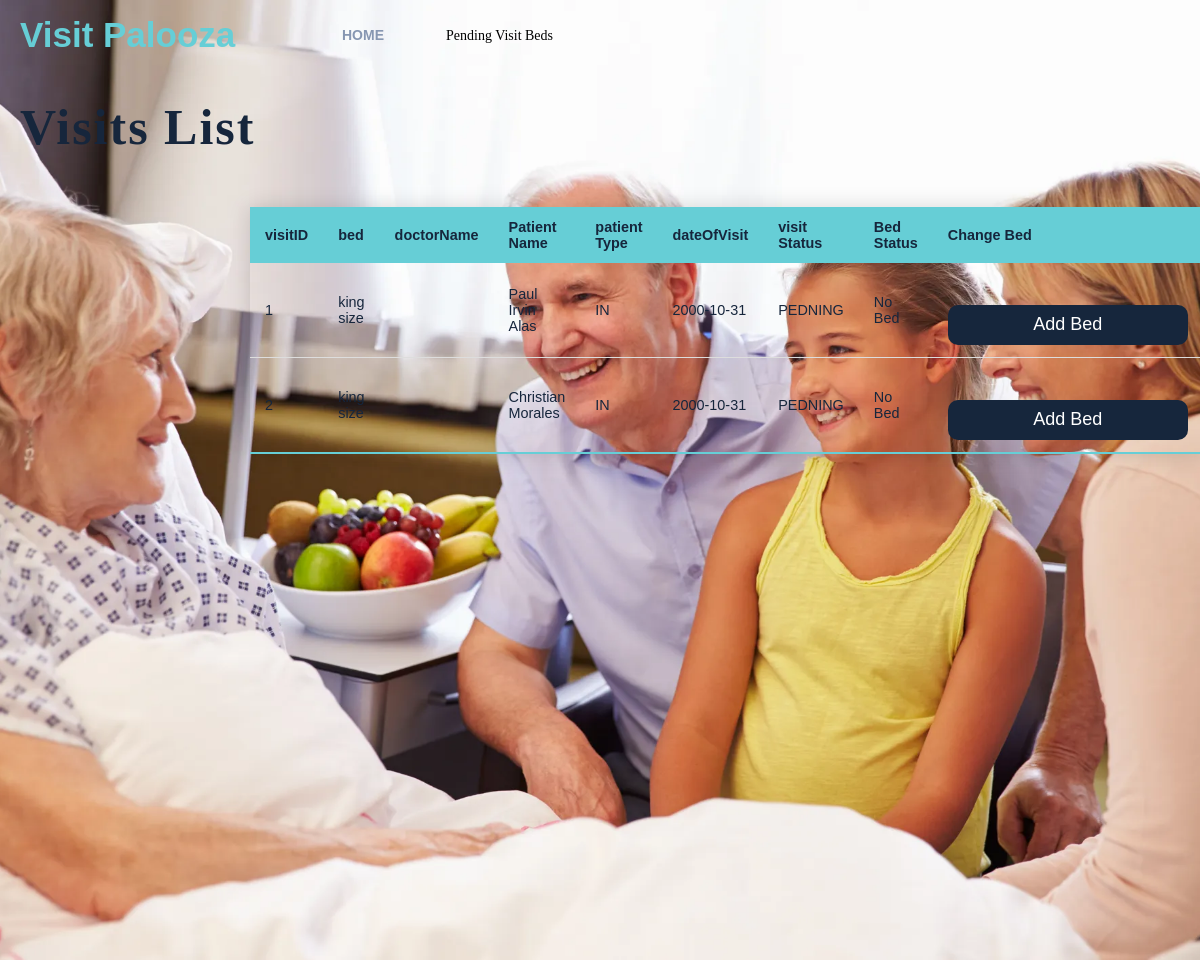
Screenshot of /visit/pendingVisit.php with the database file from the repository.
### tables this page shows
create table visit (
	visitId INT AUTO_INCREMENT,
    patientId int(5),
    patientType int(5),
    doctorId int(5),
    bedId int(5),
    dateOfVisit date,
    dateOfDischarge date,
    symptoms varchar(1000),
    disease varchar(1000),
    treatment varchar(1000),
    completed int(5),
    hasBed int(5),
    PRIMARY KEY (visitId),
	FOREIGN KEY (patientId) REFERENCES patient( patientId ) ON UPDATE CASCADE ON DELETE CASCADE,
	FOREIGN KEY (doctorId) REFERENCES doctor(doctorId) ON UPDATE CASCADE ON DELETE CASCADE,
	FOREIGN KEY (bedId) REFERENCES bed(bedId) ON UPDATE CASCADE ON DELETE CASCADE
    
);

create table bed (
	bedId INT AUTO_INCREMENT,
    bedName varchar(50),
    ratePerDay float(10),
    bedType varChar(50),
    PRIMARY KEY (bedId)
);

create table patient (
	patientId INT AUTO_INCREMENT,
    patientName varChar(50), 	
    patientAddress varChar(255),
    patientBirth date,
    patientPhone varChar(20),
    emergencyContact varChar(255),
	patientDateRegistered date,
	PRIMARY KEY (patientId)
);

### includes/ORM.php (called while the page is built, shortened)
<?php
class MyOrm {
    private $dbString = '';
    private $connection = null;
    public function __construct(string $dbDriver, string $userName, string $passWord, bool $verbose = false) {
        try {
            $this->connection = new PDO($dbDriver, $userName, $passWord);
            $this->connection->setAttribute(PDO::ATTR_ERRMODE, PDO::ERRMODE_EXCEPTION);
            $this->connection->setAttribute(PDO::ATTR_DEFAULT_FETCH_MODE, PDO::FETCH_ASSOC);
        } catch(PDOException $e) {
            echo 'Errors encountered. ' .$e->getMessage();
            die();
        }
    }
    public function connect(){
        return $this->connection;
    }
    public function select(array $fields = null): MyOrm {
        $this->dbString .= ' SELECT ';
            if($fields === null) {
             $fields = ' * ';
             $this->dbString .= $fields;
        }
        return $this;
    }
    public function from(string $tableName): MyOrm {
        $this->dbString .= ' FROM ' .$tableName;
        return $this;
    }
    public function where(string $colName): MyOrm {
        $this->dbString .= ' WHERE ' .$colName;
        return $this;
    }
    public function isEqualTo(string $variable): MyOrm {
        $this->dbString .= ' = ' . $variable;
        return $this;
    }
    public function sc():MyOrm{
        $this->dbString .= ';';
        return $this;
    }
    public function showQuery(): string {
        return $this->dbString;
    }
    public function resetQuery(): string {
        $this->dbString = " ";
        return $this->dbString;
    }
    }

### classes/visitQuery.php (called while the page is built, shortened)
<?php
require_once '../includes/ORM.php';
require_once '../classes/bedQuery.php';
require_once '../classes/patientQuery.php';
class visitClass extends MyOrm{
    public function callBed(){
        $bed = new bedClass('mysql:host=localhost;dbname=hospital','root', '', true);
        return $bed;
    }
    public function callPat(){
        $pat = new patientClass('mysql:host=localhost;dbname=hospital','root', '', true);
        return $pat;
    }
        public function findVisitHasBed(string $filterValues){
            $sql = $this->select()
            ->from('visit')
            ->where('hasBed')
            ->isEqualTo($filterValues)
            ->sc()
            ->showQuery();
            $query_run = $this->connect()->query($sql);
        return $query_run;
        }
}
?>

### classes/bedQuery.php (called while the page is built, shortened)
<?php
require_once '../includes/ORM.php';
class bedClass extends MyOrm{
   public function findBed($filterValues)
   {
       $sql = $this->select()
               ->from('bed')
               ->where('bedId')
               ->isEqualTo($filterValues)
               ->sc()
               ->showQuery();
               $stmt = $this->connect()->query($sql);
               return $stmt;;
   }
   }
?>

### classes/patientQuery.php (called while the page is built, shortened)
<?php
require_once '../includes/ORM.php';
class patientClass extends MyOrm{
public function findPatient(string $filterValues){
    $sql = $this->select()
                ->from('patient')
                ->where('patientId')
                ->isEqualTo($filterValues)
                ->sc()
                ->showQuery();
    $stmt = $this->connect()->query($sql);
    return $stmt;
}
}
?>

### visit/pendingVisit.php (the view, shortened to what this page needs)
<?php
require_once '../classes/visitQuery.php';
$vis = new visitClass('mysql:host=localhost;dbname=hospital','root', '', true);
?>
<html lang="en">
<head>
    <link rel="stylesheet" type="text/css" href="../css/style.css?v=2" />
</head>
<body>
    <div class="main">
        <div class="navbar">
            <div class="icon">
                <h2 class="logo">Visit Palooza</h2>
            </div>
            <div class="menu">
                <ul>
                <li><a href="../Index.php">HOME</a></li>
                    <li class="active">Pending Visit Beds</a></li>
                </ul>
            </div>
        </div>
        <center>
        <div class="content1">
                <div>
                <h1><span>Visits List</span></h1><br>
                </div>
        </div>
        <div>
        <div>
                <table class="tablestyle">
                    <thead>
                        <tr>
                            <th>visitID</th>
                            <th>bed</th>
                            <th>doctorName</th>
                            <th>Patient Name</th>
                            <th>patient Type</th>
                            <th>dateOfVisit</th>
                            <th>visit Status</th>
                            <th>Bed Status</th>
                            <th>Change Bed</th>
                        </tr>
                    </thead>
                    <tbody>
                        <?php
                                    $query = $vis->findVisitHasBed(0);
                                    $count = $query->rowCount();
                                    if($count > 0)
                                        {
                                            foreach($query as $items){
                                                $patient = (string)$items['patientId'];
                                                $doctor = (string)$items['doctorId'];
                                                $bedId = (string)$items['bedId'];
                                                $vis->resetQuery();
                                                $query1 = $vis->callPat()->findPatient($patient);
                                                $patientName = $query1->fetch();
                                                $vis->resetQuery();
                                                $query2 = $vis->callDoc()->findDoctor($doctor);
                                                $doctorName = $query2->fetch();;
                                                $vis->resetQuery();
                                                $query3 = $vis->callBed()->findBed($bedId);
                                                $bedName = $query3->fetch();
                                                 ?>
                                                <tr>
                                                    <td><?= $items['visitId'] ?></td>
                                                    <td><?= $bedName['bedType'] ?></td>
                                                    <td><?=  $doctorName['doctorName'] ?></td>
                                                    <td><?=  $patientName['patientName']?></td>
                                                    <td><?php  if($items['patientType'] == 1){echo "IN";}else{echo "OUT";}?></td>
                                                    <td><?=  $items['dateOfVisit']?></td>
                                                    <td><?php  if($items['completed'] == 0){echo "PEDNING";}else{echo "COMPLETED";}?></td>
                                                    <td><?php  if($items['hasBed'] == 0){echo "No Bed";}else{echo "With Bed";}?></td>
                                                    <td><form action="updateVisitBed.php" method="POST" enctype="multipart/form-data"><button class="btnn" name="submit">Add Bed</button></form></td>
                                                </tr>
                                                <?php
                                            }
                                        }
                                        else
                                        {
                                            ?>
                                            <tr>
                                                    <td colspan="9">No Record Found</td>
                                                </tr>
                                            <?php
                                        }
                        ?>
                    </tbody>
                </table>
            </div>
        </div>
        </center>
    </div>
</body>
</html>

### css/style.css (style rules this page uses)
* { margin: 0; padding: 0; }
.main { width: 100%; background: linear-gradient(to top, rgba(0,0,0,0.5)50%,rgba(0,0,0,0.5)50%), url(1.jpg); background-position: center; background-size: cover; height: 140vh; background-image: url("BGimage6.jpg"); position: relative; }
.navbar { width: 1200px; height: 75px; margin: auto; }
.icon { width: 200px; float: left; height: 70px; }
.logo { color: #66CED6; font-size: 35px; font-family: Arial; padding-left: 20px; float: left; padding-top: 10px; margin-top: 5px; width: 400px; }
.menu { padding-left: 80px; width: 300px; float: left; height: 70px; }
ul { float: left; display: flex; justify-content: center; align-items: center; }
ul li { list-style: none; margin-left: 62px; margin-top: 27px; font-size: 14px; }
ul li a { text-decoration: none; color: #8797B2; font-family: Arial; font-weight: bold; transition: 0.4s ease-in-out; }
.content1 { width: 1200px; height: auto; margin: auto; color: #16263C; position: relative; display: flex; }
.content1 h1 { font-family: 'Times New Roman'; font-size: 50px; padding-left: 20px; margin-top: 9%; letter-spacing: 2px; margin-bottom: 3%; }
::placeholder { color: #fff; font-family: Arial; }
.btnn { width: 240px; height: 40px; background:#16263C; border: none; margin-top: 30px; font-size: 18px; border-radius: 10px; cursor: pointer; color: #fff; transition: 0.4s ease; }
.tablestyle { border-collapse: collapse; margin: 25px 250px; padding-left: 350px; font-size: 0.9em; font-family: sans-serif; min-width: 400px; box-shadow: 0 0 20px rgba(0, 0, 0, 0.15); }
.tablestyle thead tr { background: #66CED6; color: #ffffff; text-align: left; }
.tablestyle th, .tablestyle td { padding: 12px 15px; color:#16263C; }
.tablestyle tbody tr { border-bottom: 1px solid #dddddd; }
.tablestyle tbody tr:last-of-type { border-bottom: 2px solid #66CED6; }

### visit/pendingVisit.php (style rules this page uses)
.main { width: 100%; background: linear-gradient(to top, rgba(0,0,0,0.5)50%,rgba(0,0,0,0.5)50%), url(2.jpg); background-position: center; background-size: cover; height: 120vh; background-image: url("../css/visit.jpg"); position: relative; }

### rows the page displays
visit: visitId "1", bedId.bedType "king size", patientId.patientName "Paul Irvin Alas", patientType "IN", dateOfVisit "2000-10-31", completed "PEDNING", hasBed "No Bed"
visit: visitId "2", bedId.bedType "king size", patientId.patientName "Christian Morales", patientType "IN", dateOfVisit "2000-10-31", completed "PEDNING", hasBed "No Bed"
